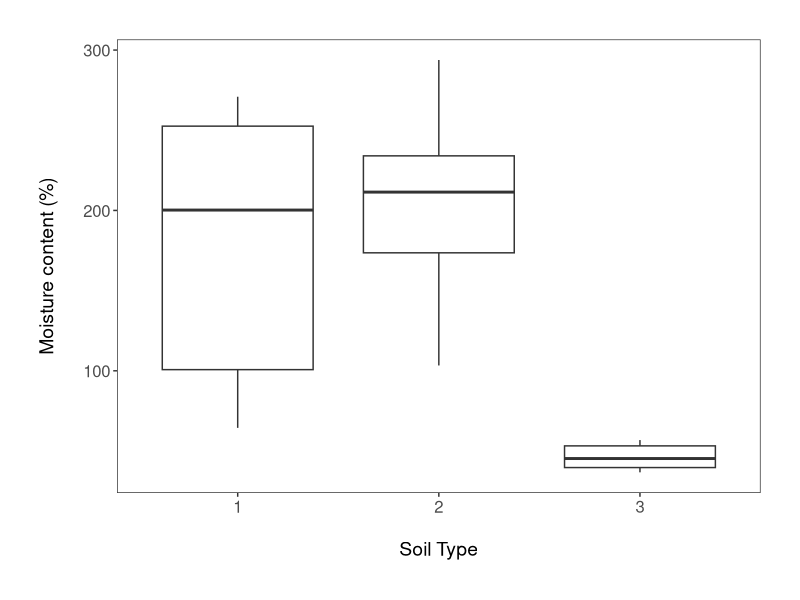
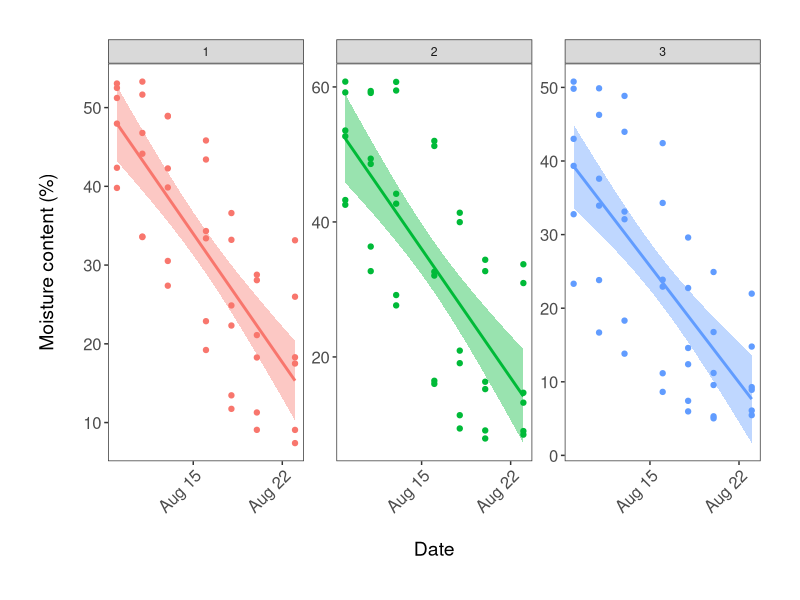
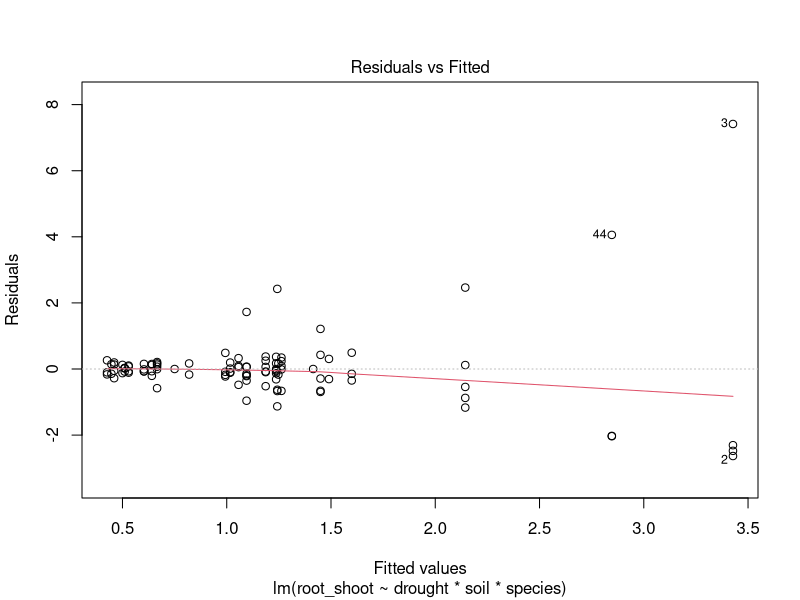
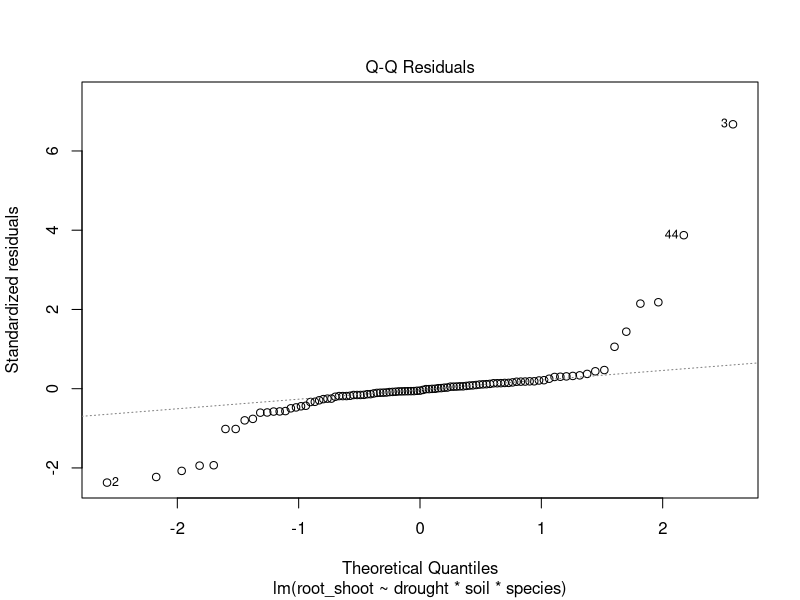
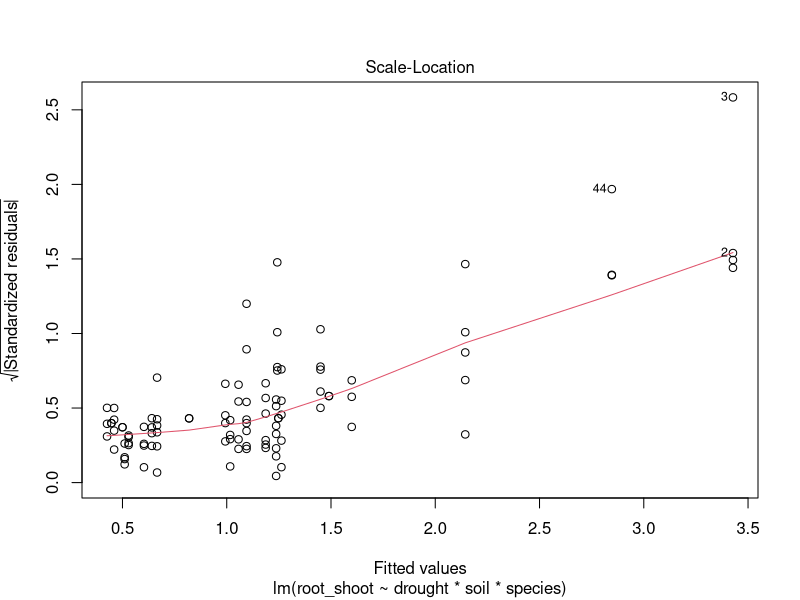
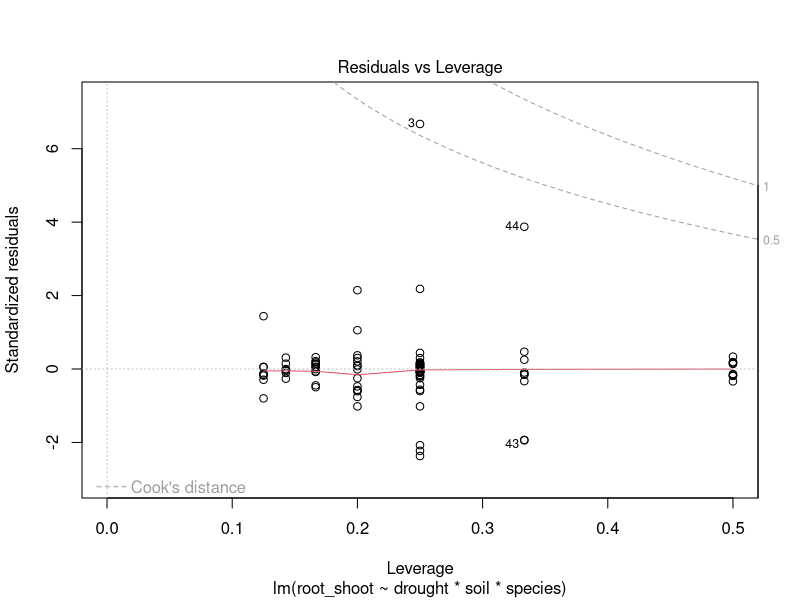
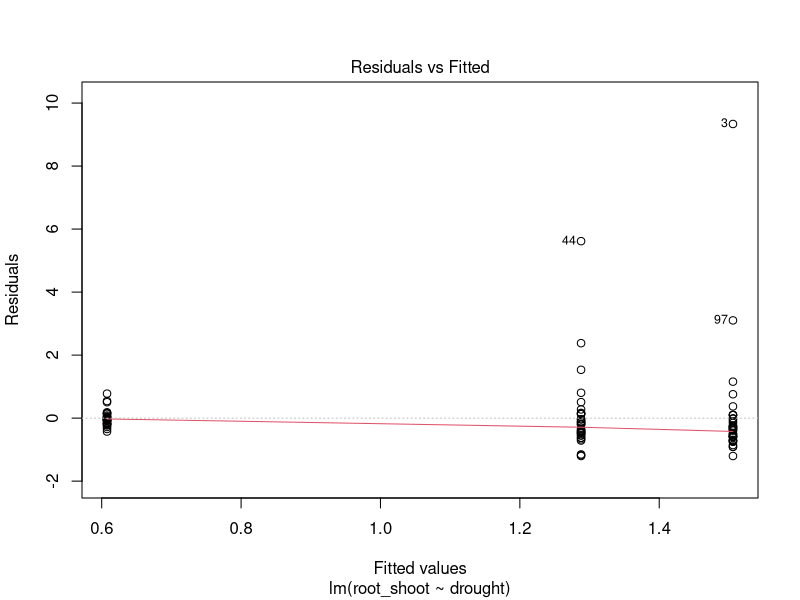
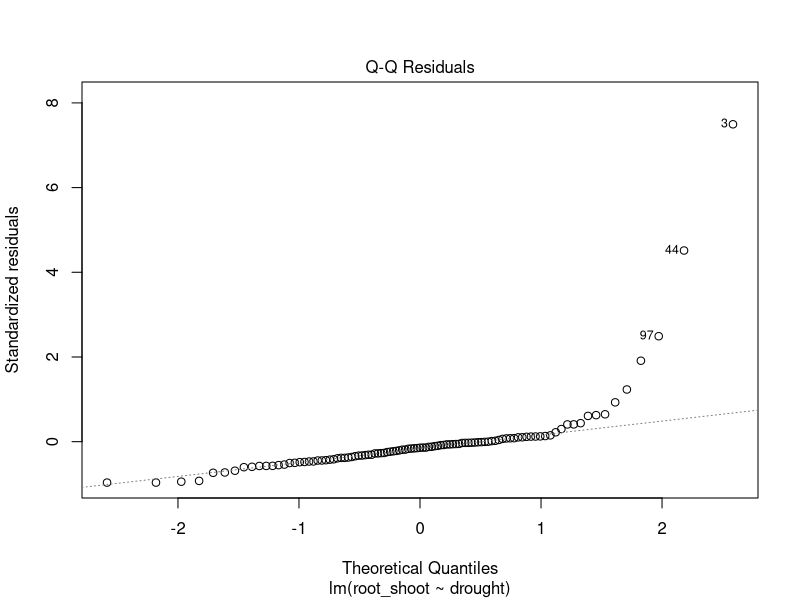

Reproduce these figures in R, in order.
## DISSERTATION PROJECT ##

# Libraries ----
library(tidyverse)
library(readxl)

# Import datasets ----
ratio <- read_excel("root-shoot.xls")
field_capacity <- read_excel("Field_capacity_diss.xlsx")
moisture <- read_excel("moisture.xlsx")
# Data manipulation ratio dataset ----
# Rename columns and create factor levels for species, drought level and soil type #
ratio <- rename(ratio, root_shoot = "Root/Shoot", drought = Drought_level, soil = Soil_Type, species = Species)
ratio <- mutate(ratio, species = as.factor(species), drought = as.factor(drought), soil = as.factor(soil))

# Data manipulation field capacity dataset ----
# water content = grams of water contained in the soil per pot
# moisture = mean and sd per pot measured by probe every other day in %
field_capacity <- field_capacity %>% 
  mutate(soil_type = as_factor(soil_type), pot_number = as_factor(pot_number)) %>% 
  mutate(water_content_gr = total_fresh-total_dry) %>%  # creating a new column for amount of water in soiil
  mutate(moisture_content_percent = ((total_fresh/total_dry)-1)*100)  # new column with moisture content in %

# checking for differences of soil moisture between soil types 
(soil_moisture_boxplot <- ggplot(field_capacity, aes(soil_type, moisture_content_percent)) +
    geom_boxplot() +
    theme_bw() +
    ylab("Moisture content (%)\n") +                             
    xlab("\nSoil Type")  +
    theme(axis.text = element_text(size = 12),
          axis.title = element_text(size = 14, face = "plain"),                     
          panel.grid = element_blank(),       
          plot.margin = unit(c(1,1,1,1), units = , "cm"),  
          legend.position = "none"))

#ggsave(soil_moisture_boxplot, file = "outputs/soil_moisture_boxplot.png", width = 5, height = 12) 

# Data manipulation for moisture measures ----
# moisture probe measures need to be plotted against time to see the progression 
# before relating them to the soil moisture content 
moisture <- moisture %>% 
  mutate(soil_type = as_factor(soil_type), pot = as_factor(pot))

(moisture_time_series <- ggplot(moisture, aes(date, mean_moisture, color = soil_type)) +
    geom_point() +
    geom_smooth(method = "lm", aes(fill = soil_type)) +
    facet_wrap(~ soil_type, scales = "free_y") +
    theme_bw() +
    ylab("Moisture content (%)\n") +                             
    xlab("\nDate")  +
    theme(axis.text.x = element_text(size = 12, angle = 45, vjust = 1, hjust = 1),  # making the dates at a bit of an angle
          axis.text.y = element_text(size = 12),
          axis.title = element_text(size = 14, face = "plain"),                        
          panel.grid = element_blank(),  
          plot.margin = unit(c(1,1,1,1), units = , "cm"),  # Adding a 1cm margin around the plot
          legend.text = element_text(size = 12, face = "italic"),  
          legend.title = element_blank(),  # Removing the legend title
          legend.position = "none")) 

#ggsave(moisture_time_series, file = "outputs/moisture_time_series.png", width = 5, height = 12) 

# Stats ----
ratio_model <- lm(root_shoot ~ drought*soil*species, data = ratio)
summary(ratio_model)
anova(ratio_model)
plot(ratio_model)

ratio_model2 <- lm(root_shoot ~ drought, data = ratio)
summary(ratio_model2)
anova(ratio_model2)
plot(ratio_model2)

# Verification of assumptions # 
ratio_resids <- resid(ratio_model2)
shapiro.test(ratio_resids)
bartlett.test(root_shoot ~ drought, data = ratio)

# To see which drought level drives the significant results #
ratio_aov <- aov(root_shoot ~ drought, data = ratio)
TukeyHSD(ratio_aov)
